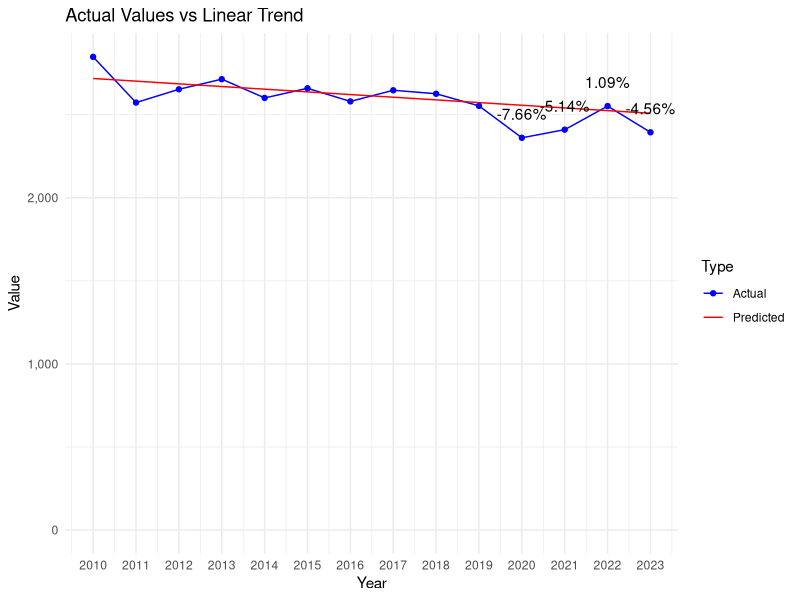

Reproduce this figure in R.
# Load necessary libraries
library(dplyr)
library(readr)
library(ggplot2)

# Defines the data as a named vector
data <- c(
  `2010` = 2848, `2011` = 2573, `2012` = 2653, `2013` = 2714, `2014` = 2601,
  `2015` = 2659, `2016` = 2580, `2017` = 2647, `2018` = 2626, `2019` = 2553,
  `2020` = 2361, `2021` = 2410, `2022` = 2552, `2023` = 2394
)

# Extracts data for the decade and recent years
decade <- data[as.character(2010:2019)]
recent_years <- data[as.character(2020:2023)]

# Fits a linear model to the decade data
years <- as.numeric(names(decade))
lm_model <- lm(decade ~ years)

# Predicts values for 2020 to 2023 based on the linear model
predicted_values <- predict(lm_model, newdata = data.frame(years = as.numeric(names(recent_years))))

# Calculates deviations from the linear trend
deviations <- recent_years - predicted_values

# Calculates the mean and standard deviation of the decade
decade_mean <- mean(decade)
decade_stddev <- sd(decade)

# Initializes vectors to store the calculated values
z_scores <- numeric(length(recent_years))
percent_deviations <- numeric(length(recent_years))

# Calculates and store the Z-scores, deviations, and percentage of deviations for recent years
for (i in 1:length(recent_years)) {
  year <- names(recent_years)[i]
  z_scores[i] <- (recent_years[year] - decade_mean) / decade_stddev
  deviation <- deviations[year]
  percent_deviations[i] <- (deviation / predicted_values[i]) * 100
  cat(sprintf("Year: %s, Z-score: %f, Deviation from linear trend: %f, Percentage of deviation: %f%%\n",
              year, z_scores[i], deviation, percent_deviations[i]))
}

# Prepare an extended range for predictions, including 2020 to 2023
extended_years <- as.numeric(c(names(decade), names(recent_years)))

# Predict values for the extended range based on the linear model
extended_predicted_values <- predict(lm_model, newdata = data.frame(years = extended_years))

# Create a data frame for plotting actual values
actual_plot_data <- data.frame(
  Year = as.numeric(names(data)),
  Value = data,
  Type = "Actual"
)

# Create a data frame for plotting predicted values
predicted_plot_data <- data.frame(
  Year = extended_years,
  Value = extended_predicted_values,
  Type = "Predicted"
)

# Combine actual and predicted data
plot_data <- rbind(actual_plot_data, predicted_plot_data)

# Create the line chart
p <- ggplot(plot_data, aes(x = Year, y = Value, color = Type)) +
  geom_line(aes(group = Type)) +
  geom_point(data = actual_plot_data, aes(x = Year, y = Value)) +
  theme_minimal() +
  labs(title = "Actual Values vs Linear Trend", x = "Year", y = "Value") +
  scale_color_manual(values = c("Actual" = "blue", "Predicted" = "red")) +
  scale_y_continuous(labels = scales::comma, limits = c(0, max(plot_data$Value))) +
  scale_x_continuous(breaks = extended_years) # Set breaks to every year

# Add percentage of deviation annotations for 2020 to 2023
for (i in 1:length(recent_years)) {
  year <- as.numeric(names(recent_years)[i])
  deviation_value <- percent_deviations[i]
  p <- p + annotate("text", x = year, y = data[as.character(year)], label = paste0(round(deviation_value, 2), "%"), vjust = -1.5)
}

# Print the plot
print(p)
